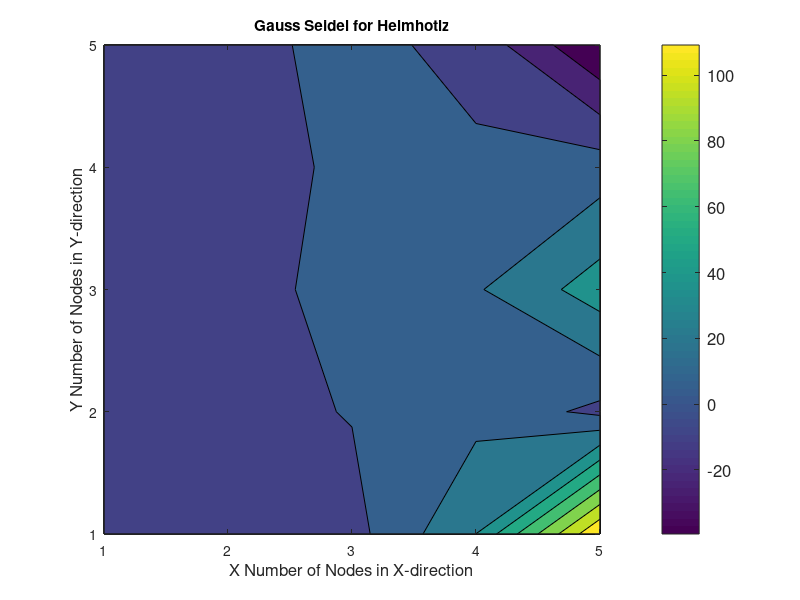
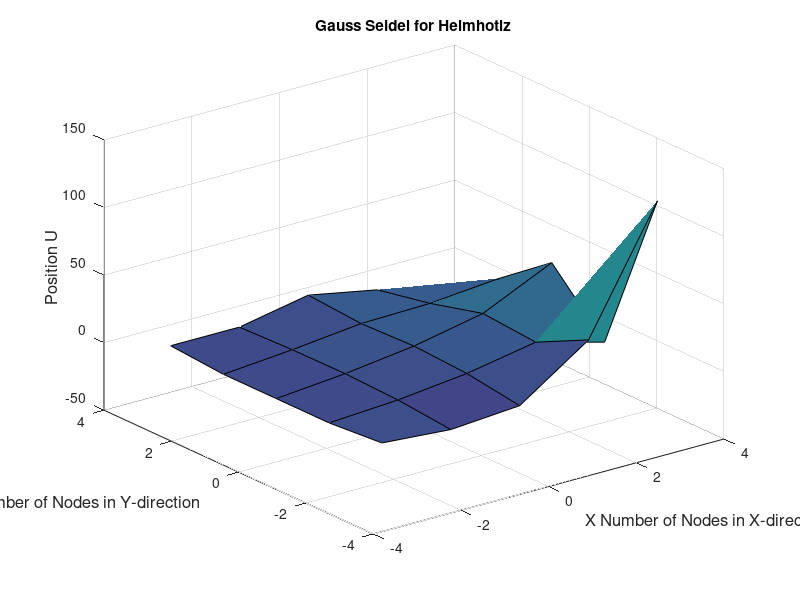

Write the MATLAB code that produced these figures, in order.
%Scientific Computing MECE 5397
%Maria Violeta Paez 
%Project A - Helmholtz Equation
%Helmholtz Equation using Gauss-Seidel Method 

clc
clear all 

%Ghost nodes, made as input in order to manipulate the code
n=input('Enter your value for n= ')

%Given values, constants

gamma=-1; ax=-pi; ay=-pi; by=pi; bx=pi;

%Creating vector with linespace function
x=linspace(ax,bx,n); y=linspace(ay,by,n);

%Boundary conditions
u=zeros(n);
u(:,1)=ax;
u(:,n)=((bx-ax).^2.*cos((pi.*bx)./ax))+((y(:)-ay)./(by-ay)).*(bx.*(bx-ax).^2-((bx-ax).^2.*cos((pi.*bx)./ax)));
u(1,:)=x(:).*(x(:)-ax).^2;
u(n,:)=(x(:)-ax).^2.*cos(pi.*x(:)./ax);

h=bx/n; %Step Size 
it=1000;
err=1;

while max(max(err(:)))>=1e-6
    uold=u;
   
for  j=2:n-1
    for i=2:n-1
        F(i,j)=sin(pi.*((x(i)-ax)/(bx-ax))).*cos((pi/2).*(2.*(((y(j)-ay)/(by-ay))+1)));
        %Discritization 
        u(i,j)= 1/(4).*(u(i-1,j)+u(i+1,j)+u(i,j-1)+u(i,j+1)+F(i,j).*h.^2);
    end 
    u(i,n)= 1/(4).*(u(i-1,j)+u(i-1,j)+u(i,j-1)+u(i,j+1)+F(i,j).*h.^2);
end
unew=u;
err=abs((uold-unew)./unew);

end
%Plot 

figure
contourf(u)
colorbar('location','eastoutside','fontSize',12);
xlabel('X Number of Nodes in X-direction','fontSize',12);
ylabel('Y Number of Nodes in Y-direction','fontSize',12);
title('Gauss Seidel for Helmhotlz')
figure
surf(x,y,u)
xlabel('X Number of Nodes in X-direction','fontSize',12);
ylabel('Y Number of Nodes in Y-direction','fontSize',12);
zlabel('Position U','fontSize',12);
title('Gauss Seidel for Helmhotlz');
